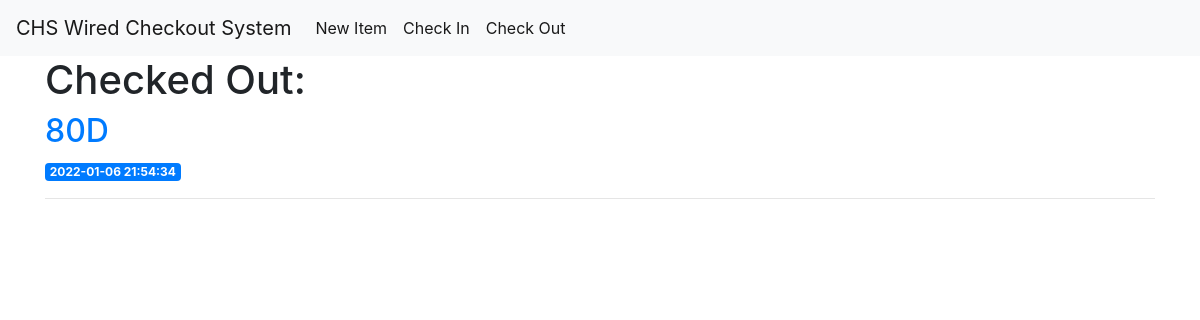
The app's page /student/1, older data.
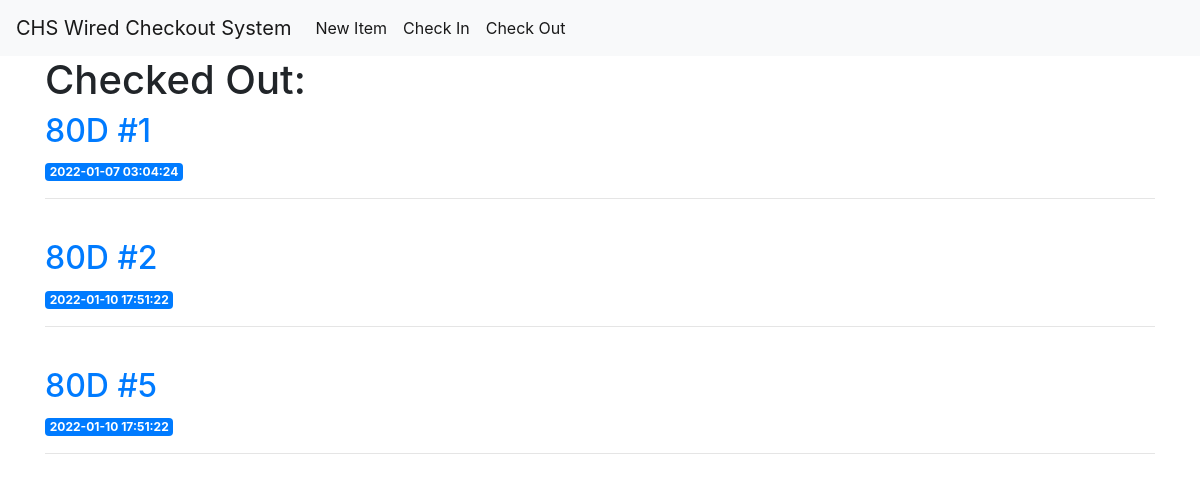
The same page, newer data.
### tables this page shows
CREATE TABLE "checkout" (
	"id"	INTEGER PRIMARY KEY AUTOINCREMENT,
	"student_id" INTEGER NOT NULL,
	"item_id"	INTEGER NOT NULL,
	"dateOut"TIMESTAMP NOT NULL DEFAULT CURRENT_TIMESTAMP,
	FOREIGN KEY(student_id) REFERENCES student(id) ON UPDATE CASCADE,
	FOREIGN KEY(item_id) REFERENCES item(id) ON UPDATE CASCADE
);

CREATE TABLE "item" (
"index" INTEGER,
  "id" INTEGER,
  "name" TEXT,
  "type" TEXT,
  "code" INTEGER
);

### app.py (the view)
@app.route('/student/<id>') # go to specific student
def student(id):
    c= connect()
    student = c.execute("SELECT s.id,i.id AS item_id,i.name AS item,c.dateOut,s.name AS student FROM student s LEFT JOIN checkout c on s.id=c.student_id LEFT JOIN item i ON i.id=c.item_id WHERE s.id=?",(id,))
    return render_template('student.html', student=student)

### db.py (called while the page is built)
def connect():
    conn = sqlite3.connect('db/db.db')
    conn.row_factory = sqlite3.Row
    return conn

### templates/student.html (shortened to what this page needs)
{% extends 'base.html' %}
{% block content %}
<h1>Checked Out:</h1>
{% for i in student %}
    {%if i["dateOut"]%}
        <a href="{{ url_for('item', id=i['item_id']) }}">
            <h2>{{ i["item"] }}</h2>
        </a>
        <span class="badge badge-primary">{{ i['dateOut'] }}</span>
        <hr>
        <br>
    {%endif%}
{% endfor %}
{% endblock %}

### templates/base.html (shortened to what this page needs)
<!doctype html>
<html lang="en">
  <head>
    <link rel="stylesheet" href="https://stackpath.bootstrapcdn.com/bootstrap/4.3.1/css/bootstrap.min.css">
  </head>
  <body>
    <nav class="navbar navbar-expand-md navbar-light bg-light">
        <a class="navbar-brand" href="{{ url_for('index')}}">CHS Wired Checkout System</a>
        <div class="collapse navbar-collapse" id="navbarNav">
            <ul class="navbar-nav">
            <li class="nav-item">
              <a class="nav-link active" href="{{url_for('create_item')}}">New Item</a>
            </li>
            <li class="nav-item">
              <a class="nav-link active" href="{{url_for('index')}}">Check In</a>
            </li>
            <li class="nav-item">
              <a class="nav-link active" href="{{url_for('index')}}">Check Out</a>
            </li>
            </ul>
        </div>
    </nav>
    <div class="container">
        {% block content %} {% endblock %}
    </div>
  </body>
</html>

Row changes from the older to the newer data that the page shows:
changed checkout (number 1 of 3 on the later page): item "80D" → "80D #1"; dateOut "2022-01-06 21:54:34" → "2022-01-07 03:04:24"
added checkout: item "80D #2", dateOut "2022-01-10 17:51:22"
added checkout: item "80D #5", dateOut "2022-01-10 17:51:22"
